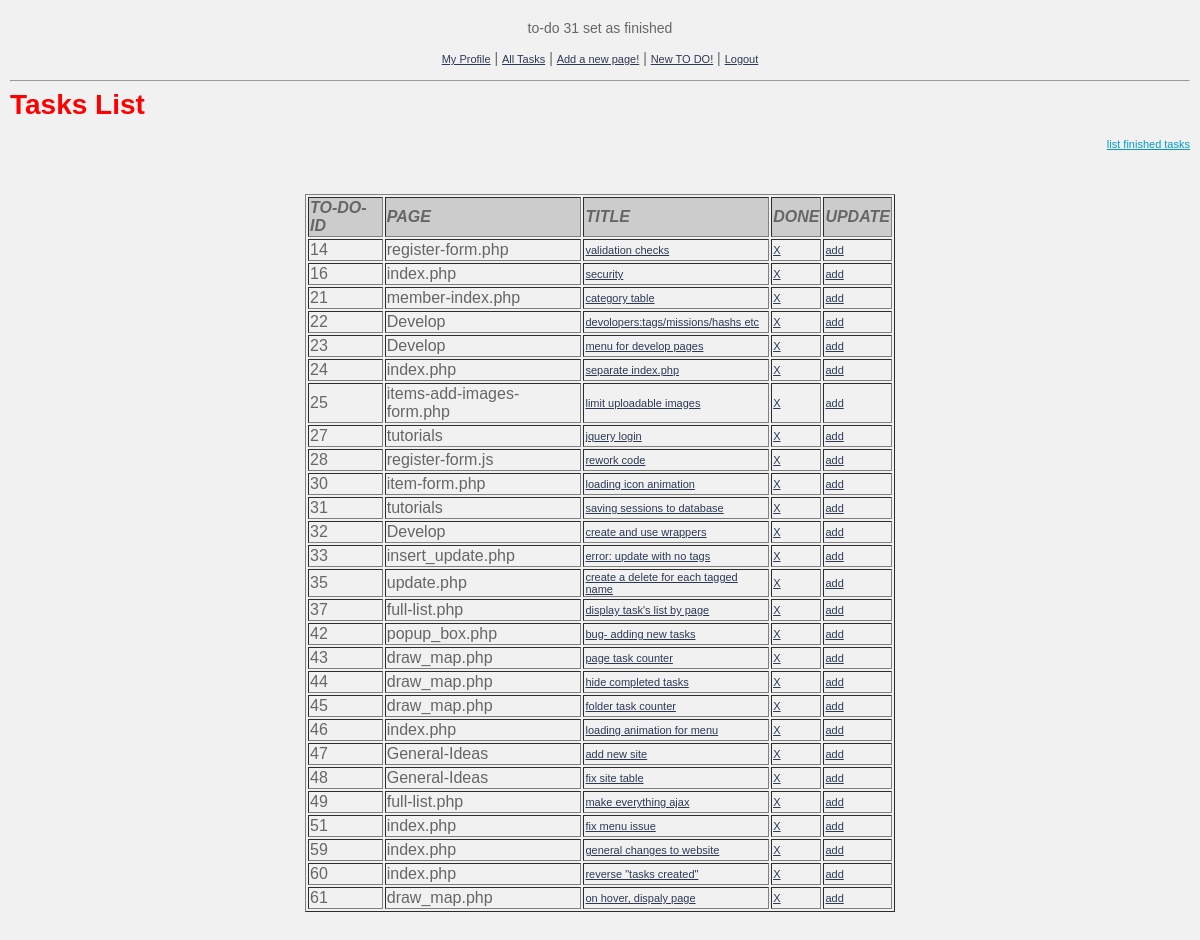
Page /old-full-list.php?done=31 (signed in) on the committed database.
### tables this page shows
CREATE TABLE IF NOT EXISTS `to_do` (
  `to_do_id` int(11) NOT NULL AUTO_INCREMENT,
  `page_id` int(11) NOT NULL,
  `developer_id` int(11) NOT NULL,
  `title` text NOT NULL,
  `details` text NOT NULL,
  `done` tinyint(1) NOT NULL COMMENT 'Y or N',
  `timestamp` timestamp NOT NULL DEFAULT CURRENT_TIMESTAMP,
  PRIMARY KEY (`to_do_id`)
);

CREATE TABLE IF NOT EXISTS `pages` (
  `page_id` int(11) NOT NULL AUTO_INCREMENT,
  `name` text NOT NULL,
  `folder_id` int(11) NOT NULL,
  `timestamp` timestamp NOT NULL DEFAULT CURRENT_TIMESTAMP,
  PRIMARY KEY (`page_id`)
);

### functions/full-list/old-full-list.php (the view, shortened to what this page needs)
		<?php
function get_done()
{
	$to_do_id=$_GET['done'];
	echo 'to-do ', $to_do_id,' set as finished';
}
		 ?>
                   <?php
function get_list_ongoing_tasks()
{
	include('functions/connect_db.php');
				?>		<h1>Tasks List</h1>
                   	<p style="text-align:right; color:#09C">
				<a  style=" color:#09C;" href="<?php echo '../old-full-list.php?listfinshedtasks=1' ?>">list finished tasks</a>
                   </p>
				<?php
				$query= 'SELECT * FROM to_do
						 WHERE  done =0';
				if(!$results= mysql_query($query,$db_link))
				{
					echo 'query error 1';
					exit();
				}
			?>
				<p>&nbsp;</p>
				<table width="50%" align = "center" border="1">
				  <tr>
					<td bgcolor="#CCCCCC"><span class="aligen_cen"><em><strong>TO-DO-ID</strong></em></span></td>
					<td bgcolor="#CCCCCC"><span class="aligen_cen"><em><strong>PAGE</strong></em></span></td>
					<td bgcolor="#CCCCCC"><span class="aligen_cen"><em><strong>TITLE</strong></em></span></td>
					<td bgcolor="#CCCCCC"><span class="aligen_cen"><em><strong>DONE</strong></em></span></td>
					<td bgcolor="#CCCCCC"><span class="aligen_cen"><em><strong>UPDATE</strong></em></span></td>
				  </tr>
				  <?php
				  while($row=mysql_fetch_assoc($results))
				  {
				  ?>
				  <tr>
					<td><span class="aligen_cen"><?php echo $row['to_do_id']?></span></td>
					<td><span class="aligen_cen">
					<?php
							$page_id=$row['page_id'];
							$query2= "SELECT * FROM pages
									 WHERE  page_id ='$page_id' ";
							if(!$results2= mysql_query($query2,$db_link))
							{
								echo 'query error 1';
								exit();
							}
							if(!$row2=mysql_fetch_assoc($results2))
							{
								echo 'error : page deleted from table';
							}
							echo $row2['name']; ?>
					</span></td>
					<td><span class="aligen_cen">
					<a href= "<?='../update.php'.'?object='.$row['to_do_id']?> "><?=$row['title']?></a>
				  </span></td>
					<td><span class="aligen_cen"><a href= "<?='../old-full-list.php'.'?done='.$row['to_do_id']?> ">X</a></span></td>
					<td><span class="aligen_cen"> <a href= "<?='../update.php'.'?object='.$row['to_do_id']?> ">add</a></span></td>
				  </tr>
				  <?php
				  }
				  ?>
				</table>
     <?php
}
?>

### css/old-full-list.css (style rules this page uses)
body { font: 14px Verdana, Arial, Helvetica, sans-serif; color: #666666; margin: 0px; padding: 20px 10px 0px; text-align: center; background-color: #F1F1F1; }
h1 { color: #F00; margin: 0px 0px 5px; padding: 0px 0px 3px; font: bold 200% Verdana, Arial, Helvetica, sans-serif; text-align:left; }
a { color: #2D3954; font-size: 11px; }

### old-full-list.php (style rules this page uses)
.aligen_cen { text-align: center; }

### rows in the picture
to_do: to_do_id "14", page.name "register-form.php", title "validation checks"
to_do: to_do_id "16", page.name "index.php", title "security"
to_do: to_do_id "21", page.name "member-index.php", title "category table"
to_do: to_do_id "22", page.name "Develop", title "devolopers:tags/missions/hashs etc"
to_do: to_do_id "23", page.name "Develop", title "menu for develop pages"
to_do: to_do_id "24", page.name "index.php", title "separate index.php"
to_do: to_do_id "25", page.name "items-add-images-form.php", title "limit uploadable images"
to_do: to_do_id "27", page.name "tutorials", title "jquery login"
to_do: to_do_id "28", page.name "register-form.js", title "rework code"
to_do: to_do_id "30", page.name "item-form.php", title "loading icon animation"
to_do: to_do_id "31", page.name "tutorials", title "saving sessions to database"
to_do: to_do_id "32", page.name "Develop", title "create and use wrappers"
to_do: to_do_id "33", page.name "insert_update.php", title "error: update with no tags"
to_do: to_do_id "35", page.name "update.php", title "create a delete for each tagged name"
to_do: to_do_id "37", page.name "full-list.php", title "display task's list by page"
to_do: to_do_id "42", page.name "popup_box.php", title "bug- adding new tasks"
to_do: to_do_id "43", page.name "draw_map.php", title "page task counter"
to_do: to_do_id "44", page.name "draw_map.php", title "hide completed tasks"
to_do: to_do_id "45", page.name "draw_map.php", title "folder task counter"
to_do: to_do_id "46", page.name "index.php", title "loading animation for menu"
to_do: to_do_id "47", page.name "General-Ideas", title "add new site"
to_do: to_do_id "48", page.name "General-Ideas", title "fix site table"
to_do: to_do_id "49", page.name "full-list.php", title "make everything ajax"
to_do: to_do_id "51", page.name "index.php", title "fix menu issue"
to_do: to_do_id "59", page.name "index.php", title "general changes to website"
to_do: to_do_id "60", page.name "index.php", title "reverse \"tasks created\""
to_do: to_do_id "61", page.name "draw_map.php", title "on hover, dispaly page"

### other values in the picture
$to_do_id "31"
